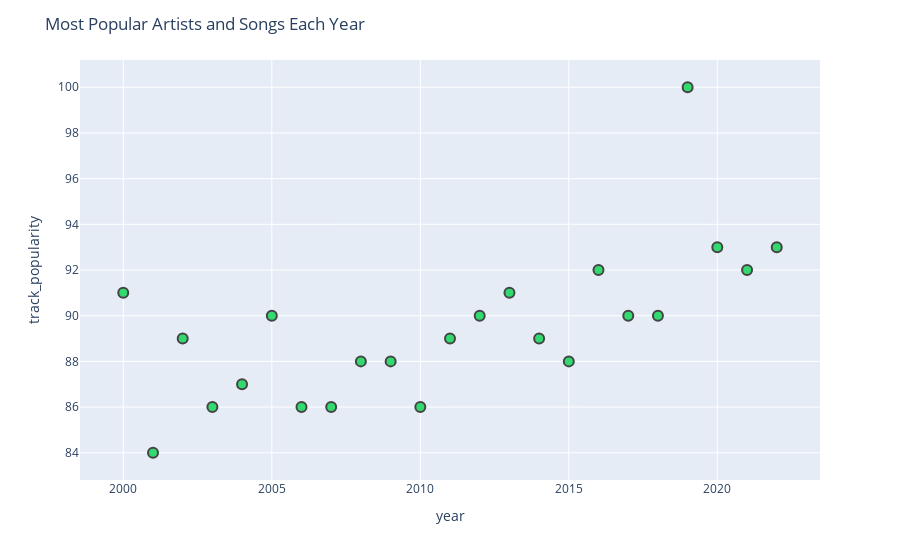

This figure's notebook cell:
### Code cell
fig = px.scatter(top_artists_each_year_df, x="year", y="track_popularity", hover_data=['artist_name', 'track_name'])
fig.update_traces(mode='markers', marker_line_width=2, marker=dict(size=10, color='rgba(30, 215, 96, .9)'))
fig.update_layout(title="Most Popular Artists and Songs Each Year")
fig.show()

### Figure 1 — Plotly figure (JSON) as saved in the notebook; plotly's stock layout.template omitted (floating-point values rounded to 4 significant figures)
{"data": [{"customdata": [["Coldplay", "Yellow"], ["Eminem", "Stan"], ["Eminem", "Without Me"], ["The White Stripes", "Seven Nation Army"], ["The Killers", "Mr. Brightside"], ["Eminem", "Mockingbird"], ["Shakira", "Hips Don't Lie (feat. Wyclef Jean)"], ["Rihanna", "Umbrella"], ["Coldplay", "Viva La Vida"], ["Kanye West", "Heartless"], ["Bruno Mars", "Just the Way You Are"], ["Miguel", "Sure Thing"], ["Bruno Mars", "Locked out of Heaven"], ["The Neighbourhood", "Sweater Weather"], ["One Direction", "Night Changes"], ["The Weeknd", "The Hills"], ["The Weeknd", "Starboy"], ["Ed Sheeran", "Perfect"], ["Billie Eilish", "lovely (with Khalid)"], ["Taylor Swift", "Cruel Summer"], ["Taylor Swift", "august"], ["The Weeknd", "Blinding Lights"], ["Taylor Swift", "Anti-Hero"]], "hovertemplate": "year=%{x}<br>track_popularity=%{y}<br>artist_name=%{customdata[0]}<br>track_name=%{customdata[1]}<extra></extra>", "legendgroup": "", "marker": {"color": "rgba(30, 215, 96, .9)", "line": {"width": 2}, "size": 10, "symbol": "circle"}, "mode": "markers", "name": "", "orientation": "v", "showlegend": false, "type": "scatter", "x": ["2000-01-01T00:00:00", "2001-01-01T00:00:00", "2002-01-01T00:00:00", "2003-01-01T00:00:00", "2004-01-01T00:00:00", "2005-01-01T00:00:00", "2006-01-01T00:00:00", "2007-01-01T00:00:00", "2008-01-01T00:00:00", "2009-01-01T00:00:00", "2010-01-01T00:00:00", "2011-01-01T00:00:00", "2012-01-01T00:00:00", "2013-01-01T00:00:00", "2014-01-01T00:00:00", "2015-01-01T00:00:00", "2016-01-01T00:00:00", "2017-01-01T00:00:00", "2018-01-01T00:00:00", "2019-01-01T00:00:00", "2020-01-01T00:00:00", "2021-01-01T00:00:00", "2022-01-01T00:00:00"], "xaxis": "x", "y": [91, 84, 89, 86, 87, 90, 86, 86, 88, 88, 86, 89, 90, 91, 89, 88, 92, 90, 90, 100, 93, 92, 93], "yaxis": "y"}], "layout": {"legend": {"tracegroupgap": 0}, "margin": {"t": 60}, "title": {"text": "Most Popular Artists and Songs Each Year"}, "xaxis": {"anchor": "y", "domain": [0, 1], "title": {"text": "year"}}, "yaxis": {"anchor": "x", "domain": [0, 1], "title": {"text": "track_popularity"}}}}
